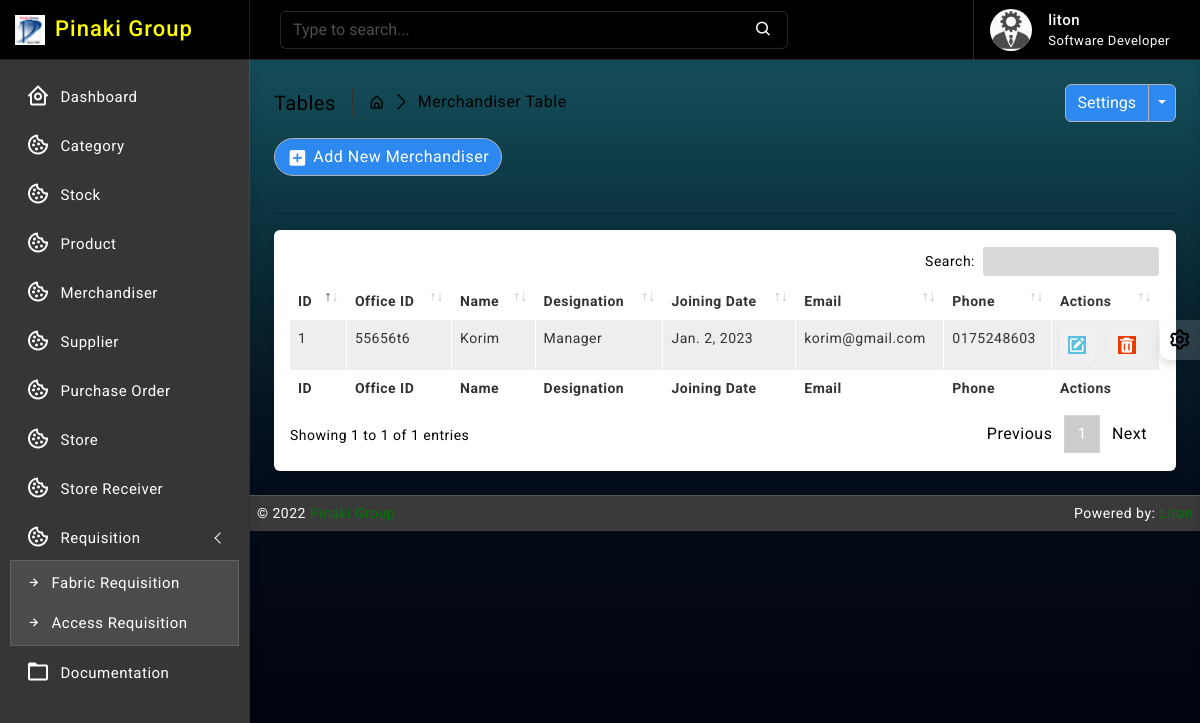
Before: /merchandiser/ (signed in) with the older database file.
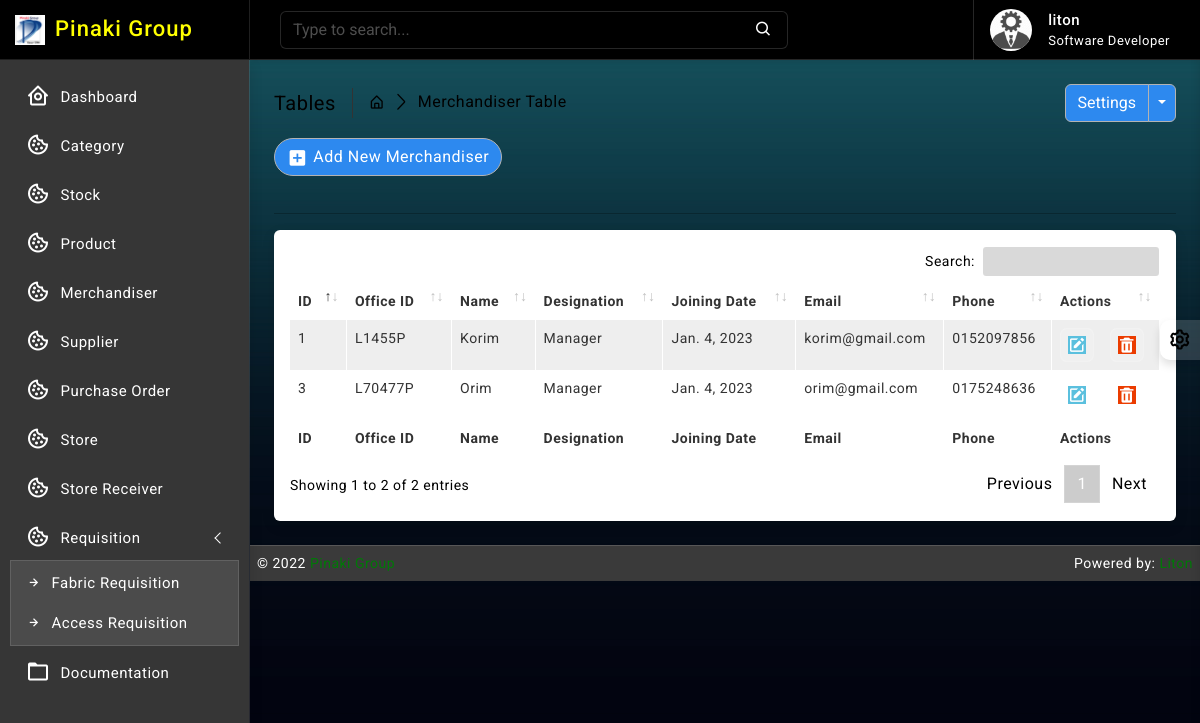
After: the same page with the newer database file.
### merchandiser/models.py (models this page shows, shortened)
class Merchandiser(models.Model):
    office_id = models.CharField(max_length=64, null=True, blank=True, unique=True)
    name = models.CharField(max_length=64, null=True, blank=True)
    designation = models.CharField(max_length=64, null=True, blank=True)
    joining_date = models.DateField(default= now)
    email = models.EmailField(max_length=64, blank=True, unique=True)
    phone = models.CharField(max_length=16, null=True, blank=True, unique=True)
    access_area = models.CharField(max_length=64, blank=True)
    created_at = models.DateTimeField(auto_now_add=True, auto_now=False)
    updated_at = models.DateTimeField(auto_now_add=False, auto_now=True)

### accounts/decorators.py (the view)
        def wrapper_func(request, *args, **kwargs):
            group = None
            if request.user.groups.exists():
                group = request.user.groups.all()[0].name
            if group in allowed_roles:
                return view_func(request, *args, **kwargs)
            else:
                return render(request, 'accounts/index.html')

### merchandiser/views.py (called while the page is built)
@allowed_users(allowed_roles=['admin', 'merchandiser'])
@login_required
def merchandiser_read(request):
    merchandiser_data = Merchandiser.objects.all().order_by('-id')
    context = {
        'merchandiser_data': merchandiser_data
    }
    return render(request, 'merchandiser/read.html', context)

### templates/merchandiser/read.html (shortened to what this page needs)
{% extends 'base/base.html' %}
{% block body %}
{% load static %}
		<div class="page-wrapper">
			<div class="page-content">
				<div class="page-breadcrumb d-none d-sm-flex align-items-center mb-3">
					<div class="breadcrumb-title pe-3">Tables</div>
					<div class="ps-3">
						<nav aria-label="breadcrumb">
							<ol class="breadcrumb mb-0 p-0">
								<li class="breadcrumb-item"><a href="#"><i class="bx bx-home-alt"></i></a>
								</li>
								<li class="breadcrumb-item active" aria-current="page">Merchandiser Table</li>
							</ol>
						</nav>
					</div>
					<div class="ms-auto">
						<div class="btn-group">
							<button type="button" class="btn btn-light">Settings</button>
							<button type="button" class="btn btn-light dropdown-toggle dropdown-toggle-split" data-bs-toggle="dropdown">	<span class="visually-hidden">Toggle Dropdown</span>
							</button>
						</div>
					</div>
				</div>
                <div class="ms-auto"><a href="/merchandiser/create/" class="btn btn-light radius-30 mt-2 mt-lg-0"><i class="bx bxs-plus-square"></i>Add New Merchandiser</a></div><br>
				<hr/>
				<div class="card">
					<div class="card-body">
						<div class="table-responsive">
							<table id="example2" class="table table-striped table-bordered">
								<thead>
									<tr>
										<th>ID</th>
										<th>Office ID</th>
										<th>Name</th>
										<th>Designation</th>
										<th>Joining Date</th>
										<th>Email</th>
										<th>Phone</th>
										<th>Actions</th>
									</tr>
								</thead>
								<tbody>
									{% for data in merchandiser_data %}
									<tr>
                                        <td>{{ data.id }}</td>
                                        <td>{{ data.office_id }}</td>
                                        <td>{{ data.name }}</td>
                                        <td>{{ data.designation }}</td>
										<td>{{ data.joining_date }}</td>
										<td>{{ data.email }}</td>
										<td>{{ data.phone }}</td>
									   <td class="center">
										<div class="d-flex order-actions">
											<a class="" href="{% url 'merchandiser_update' data.id %}">
												<i class='bx bxs-edit'></i>
											</a>
											<a class="ms-3" href="{% url 'merchandiser_delete' data.id %}" onclick="return confirm('Are you sure?');">
												<i class='bx bxs-trash'></i>
											</a>
										</div>
									   </td>
									</tr>
								 {% endfor %}
								</tbody>
								<tfoot>
									<tr>
										<th>ID</th>
										<th>Office ID</th>
										<th>Name</th>
										<th>Designation</th>
										<th>Joining Date</th>
										<th>Email</th>
										<th>Phone</th>
										<th>Actions</th>
									</tr>
								</tfoot>
							</table>
						</div>
					</div>
				</div>
			</div>
		</div>
{% endblock body %}

Changed rows visible on the page:
added Merchandiser: id "3", office_id "L70477P", name "Orim", designation "Manager", joining_date "Jan. 4, 2023", email "orim@gmail.com", phone "0175248636"
changed Merchandiser "Korim": office_id "55656t6" → "L1455P"; joining_date "Jan. 2, 2023" → "Jan. 4, 2023"; phone "0175248603" → "0152097856"
Other visible differences:
text written by a page script: "Search: Showing 1 to 1 of 1 entries Previous 1 Next" → "Search: Showing 1 to 2 of 2 entries Previous 1 Next"
